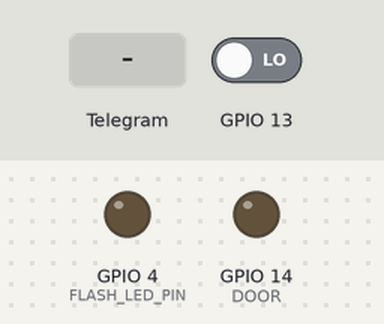
Simulated run of this program. Board: ESP32. Parts: output pins drawn as LEDs (lit = HIGH). Inputs (shaded band) come from the test bench; at power-on: GPIO 13 LOW. WiFi joins after 1.5 s; servers stay silent unless stated; the camera gives no picture; web services answer with replies made up by the test bench; what the program prints to the serial monitor is not drawn.

Above: at 3.3 s.
3.4 s: GPIO 13 driven HIGH
At 3.71 s:
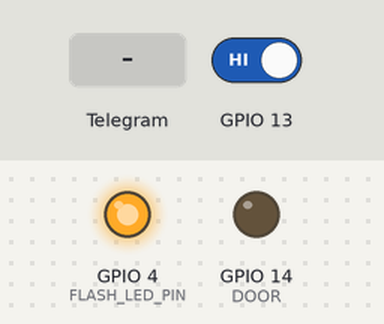
5.2 s: Telegram message "/open" received
At 6.2 s:
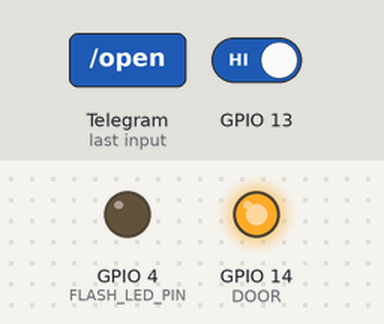
7.2 s: Telegram message "/flash" received
At 8.8 s:
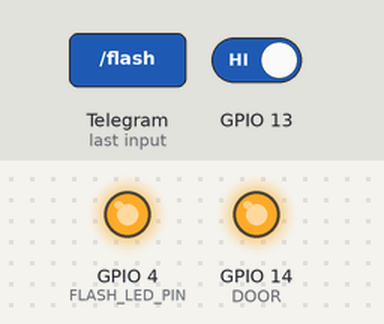
9.1 s: GPIO 13 driven LOW
At 10.2 s:
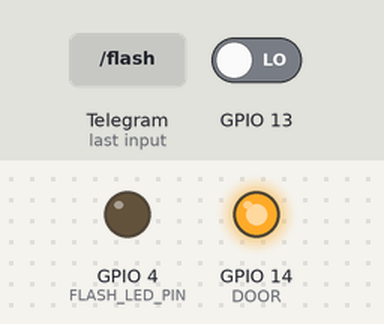
11.0 s: Telegram message "/photo" received
At 13.5 s:
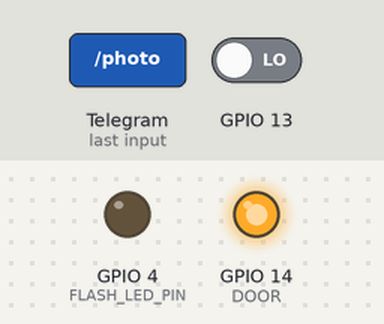
Timing chart, 0 to 14.6 s (numbered marks = the images above; inputs shaded):
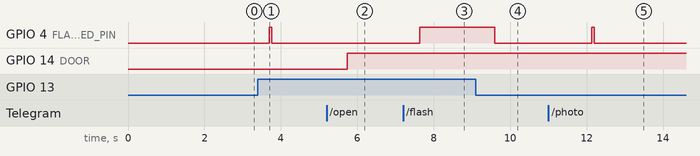

The program:

main.cpp
```cpp
#include <Arduino.h>

#include <WiFi.h>
#include <WiFiClientSecure.h>
#include "soc/soc.h"
#include "soc/rtc_cntl_reg.h"
#include "esp_camera.h"
#include <UniversalTelegramBot.h>

// Replace with your network credentials
// const char *ssid = "nimkar";
const char *ssid = "OnePlus";
const char *password = "Flanker-H";
// Use @myidbot to find out the chat ID of an individual or a group
// Also note that you need to click "start" on a bot before it can
// message you
String chatId = "436197787";

// Initialize Telegram BOT
String BOTtoken = "1853820178:AAFuzxdH3f1GwbhlflLTxmkbdTn0KRDoGVo";

bool sendPhoto = false;

WiFiClientSecure clientTCP;

UniversalTelegramBot bot(BOTtoken, clientTCP);

//CAMERA_MODEL_AI_THINKER
#define PWDN_GPIO_NUM 32
#define RESET_GPIO_NUM -1
#define XCLK_GPIO_NUM 0
#define SIOD_GPIO_NUM 26
#define SIOC_GPIO_NUM 27

#define Y9_GPIO_NUM 35
#define Y8_GPIO_NUM 34
#define Y7_GPIO_NUM 39
#define Y6_GPIO_NUM 36
#define Y5_GPIO_NUM 21
#define Y4_GPIO_NUM 19
#define Y3_GPIO_NUM 18
#define Y2_GPIO_NUM 5
#define VSYNC_GPIO_NUM 25
#define HREF_GPIO_NUM 23
#define PCLK_GPIO_NUM 22

#define FLASH_LED_PIN 4
#define DOOR 14
#define STATUS 12
bool flashState = LOW;

// Motion Sensor
bool motionDetected = false;

int botRequestDelay = 1000; // mean time between scan messages
long lastTimeBotRan;        // last time messages' scan has been done

void handleNewMessages(int numNewMessages);
String sendPhotoTelegram();

// Indicates when motion is detected
static void IRAM_ATTR detectsMovement(void *arg)
{
  //Serial.println("MOTION DETECTED!!!");
  motionDetected = true;
}

void setup()
{

  WRITE_PERI_REG(RTC_CNTL_BROWN_OUT_REG, 0);
  Serial.begin(115200);

  pinMode(DOOR, OUTPUT);
  pinMode(STATUS, INPUT_PULLUP);
  pinMode(FLASH_LED_PIN, OUTPUT);
  digitalWrite(FLASH_LED_PIN, flashState);
  digitalWrite(DOOR, LOW);

  WiFi.mode(WIFI_STA);
  Serial.println();
  Serial.print("Connecting to ");
  Serial.println(ssid);
  WiFi.begin(ssid, password);
  clientTCP.setCACert(TELEGRAM_CERTIFICATE_ROOT); // Add root certificate for api.telegram.org
  while (WiFi.status() != WL_CONNECTED)
  {
    Serial.print(".");
    delay(500);
  }
  Serial.println();
  Serial.print("ESP32-CAM IP Address: ");
  Serial.println(WiFi.localIP());

  camera_config_t config;
  config.ledc_channel = LEDC_CHANNEL_0;
  config.ledc_timer = LEDC_TIMER_0;
  config.pin_d0 = Y2_GPIO_NUM;
  config.pin_d1 = Y3_GPIO_NUM;
  config.pin_d2 = Y4_GPIO_NUM;
  config.pin_d3 = Y5_GPIO_NUM;
  config.pin_d4 = Y6_GPIO_NUM;
  config.pin_d5 = Y7_GPIO_NUM;
  config.pin_d6 = Y8_GPIO_NUM;
  config.pin_d7 = Y9_GPIO_NUM;
  config.pin_xclk = XCLK_GPIO_NUM;
  config.pin_pclk = PCLK_GPIO_NUM;
  config.pin_vsync = VSYNC_GPIO_NUM;
  config.pin_href = HREF_GPIO_NUM;
  config.pin_sscb_sda = SIOD_GPIO_NUM;
  config.pin_sscb_scl = SIOC_GPIO_NUM;
  config.pin_pwdn = PWDN_GPIO_NUM;
  config.pin_reset = RESET_GPIO_NUM;
  config.xclk_freq_hz = 20000000;
  config.pixel_format = PIXFORMAT_JPEG;

  //init with high specs to pre-allocate larger buffers
  if (psramFound())
  {
    config.frame_size = FRAMESIZE_UXGA;
    config.jpeg_quality = 10; //0-63 lower number means higher quality
    config.fb_count = 2;
  }
  else
  {
    config.frame_size = FRAMESIZE_SVGA;
    config.jpeg_quality = 12; //0-63 lower number means higher quality
    config.fb_count = 1;
  }

  // camera init
  esp_err_t err = esp_camera_init(&config);
  if (err != ESP_OK)
  {
    Serial.printf("Camera init failed with error 0x%x", err);
    delay(1000);
    ESP.restart();
  }

  // Drop down frame size for higher initial frame rate
  sensor_t *s = esp_camera_sensor_get();
  s->set_framesize(s, FRAMESIZE_CIF); // UXGA|SXGA|XGA|SVGA|VGA|CIF|QVGA|HQVGA|QQVGA
  s->set_vflip(s, true);
  // PIR Motion Sensor mode INPUT_PULLUP
  //err = gpio_install_isr_service(0);
  err = gpio_isr_handler_add(GPIO_NUM_13, &detectsMovement, (void *)13);
  if (err != ESP_OK)
  {
    Serial.printf("handler add failed with error 0x%x \r\n", err);
  }
  err = gpio_set_intr_type(GPIO_NUM_13, GPIO_INTR_POSEDGE);
  if (err != ESP_OK)
  {
    Serial.printf("set intr type failed with error 0x%x \r\n", err);
  }
  bot.sendMessage(chatId, "Security system is online..");
}

void loop()
{
  if (sendPhoto)
  {
    Serial.println("Preparing photo");
    sendPhotoTelegram();
    sendPhoto = false;
  }

  if (motionDetected)
  {
    bot.sendMessage(chatId, "Motion detected!!", "");
    Serial.println("Motion Detected");
    sendPhotoTelegram();
    motionDetected = false;
  }

  if (millis() > lastTimeBotRan + botRequestDelay)
  {
    int numNewMessages = bot.getUpdates(bot.last_message_received + 1);
    while (numNewMessages)
    {
      Serial.println("got response");
      handleNewMessages(numNewMessages);
      numNewMessages = bot.getUpdates(bot.last_message_received + 1);
    }
    lastTimeBotRan = millis();
  }
}

String sendPhotoTelegram()
{
  const char *myDomain = "api.telegram.org";
  String getAll = "";
  String getBody = "";

  camera_fb_t *fb = NULL;
  digitalWrite(FLASH_LED_PIN, HIGH);
  fb = esp_camera_fb_get();
  if (!fb)
  {
    Serial.println("Camera capture failed");
    delay(1000);
    ESP.restart();
    return "Camera capture failed";
  }
  digitalWrite(FLASH_LED_PIN, LOW);

  Serial.println("Connect to " + String(myDomain));

  if (clientTCP.connect(myDomain, 443))
  {
    Serial.println("Connection successful");

    String head = "--RandomNerdTutorials\r\nContent-Disposition: form-data; name=\"chat_id\"; \r\n\r\n" + chatId + "\r\n--RandomNerdTutorials\r\nContent-Disposition: form-data; name=\"photo\"; filename=\"esp32-cam.jpg\"\r\nContent-Type: image/jpeg\r\n\r\n";
    String tail = "\r\n--RandomNerdTutorials--\r\n";

    uint16_t imageLen = fb->len;
    uint16_t extraLen = head.length() + tail.length();
    uint16_t totalLen = imageLen + extraLen;

    clientTCP.println("POST /bot" + BOTtoken + "/sendPhoto HTTP/1.1");
    clientTCP.println("Host: " + String(myDomain));
    clientTCP.println("Content-Length: " + String(totalLen));
    clientTCP.println("Content-Type: multipart/form-data; boundary=RandomNerdTutorials");
    clientTCP.println();
    clientTCP.print(head);

    uint8_t *fbBuf = fb->buf;
    size_t fbLen = fb->len;
    for (size_t n = 0; n < fbLen; n = n + 1024)
    {
      if (n + 1024 < fbLen)
      {
        clientTCP.write(fbBuf, 1024);
        fbBuf += 1024;
      }
      else if (fbLen % 1024 > 0)
      {
        size_t remainder = fbLen % 1024;
        clientTCP.write(fbBuf, remainder);
      }
    }

    clientTCP.print(tail);

    esp_camera_fb_return(fb);

    int waitTime = 10000; // timeout 10 seconds
    long startTimer = millis();
    boolean state = false;

    while ((startTimer + waitTime) > millis())
    {
      Serial.print(".");
      delay(100);
      while (clientTCP.available())
      {
        char c = clientTCP.read();
        if (state == true)
          getBody += String(c);
        if (c == '\n')
        {
          if (getAll.length() == 0)
            state = true;
          getAll = "";
        }
        else if (c != '\r')
          getAll += String(c);
        startTimer = millis();
      }
      if (getBody.length() > 0)
        break;
    }
    clientTCP.stop();
    Serial.println(getBody);
  }
  else
  {
    getBody = "Connected to api.telegram.org failed.";
    Serial.println("Connected to api.telegram.org failed.");
  }
  return getBody;
}

void handleNewMessages(int numNewMessages)
{
  Serial.print("Handle New Messages: ");
  Serial.println(numNewMessages);

  for (int i = 0; i < numNewMessages; i++)
  {
    // Chat id of the requester
    String chat_id = String(bot.messages[i].chat_id);
    if (chat_id != chatId)
    {
      bot.sendMessage(chat_id, "Unauthorized user", "");
      continue;
    }

    // Print the received message
    String text = bot.messages[i].text;
    Serial.println(text);

    String fromName = bot.messages[i].from_name;

    if (text == "/flash")
    {
      flashState = !flashState;
      digitalWrite(FLASH_LED_PIN, flashState);
    }
    if (text == "/photo")
    {
      sendPhoto = true;
      Serial.println("New photo  request");
    }
    if (text == "/open")
    {
      digitalWrite(DOOR, HIGH);
      bot.sendMessage(chat_id, "Door is Open");
      Serial.println("Door is open");
    }
    if (text == "/close")
    {
      digitalWrite(DOOR, LOW);
      bot.sendMessage(chat_id, "Door is closed", "");
      Serial.println("Door is closed");
    }
    if (text == "/door")
    {
      uint8_t a = digitalRead(STATUS);
      Serial.println(a);
      if (a)
      {
        bot.sendMessage(chat_id, "Door is Open");
        Serial.println("Door is open");
      }
      else
      {
        bot.sendMessage(chat_id, "Door is closed", "");
        Serial.println("Door is closed");
      }
    }

    if (text == "/start")
    {
      String welcome = "Welcome to the ESP32-CAM Telegram bot.\n";
      welcome += "/photo : takes a new photo\n";
      welcome += "/flash : toggle flash LED\n";
      welcome += "/open : Open door\n";
      welcome += "/close : Close door\n";
      welcome += "/door : Door status\n\n";
      welcome += "You'll receive a photo whenever motion is detected.\n";
      bot.sendMessage(chatId, welcome, "Markdown");
    }
  }
}
```

Measured:
- after the input at 3.4 s, GPIO 4 (FLASH_LED_PIN): LOW → HIGH after 0.30 s, → LOW 0.06 s later
- after the input at 5.2 s, GPIO 14 (DOOR): LOW → HIGH after 0.53 s
- after the input at 7.2 s, GPIO 4 (FLASH_LED_PIN): LOW → HIGH after 0.44 s
- after the input at 9.1 s, GPIO 4 (FLASH_LED_PIN): HIGH → LOW after 0.50 s
- after the input at 11.0 s, GPIO 4 (FLASH_LED_PIN): LOW → HIGH after 1.1 s, → LOW 0.06 s later
